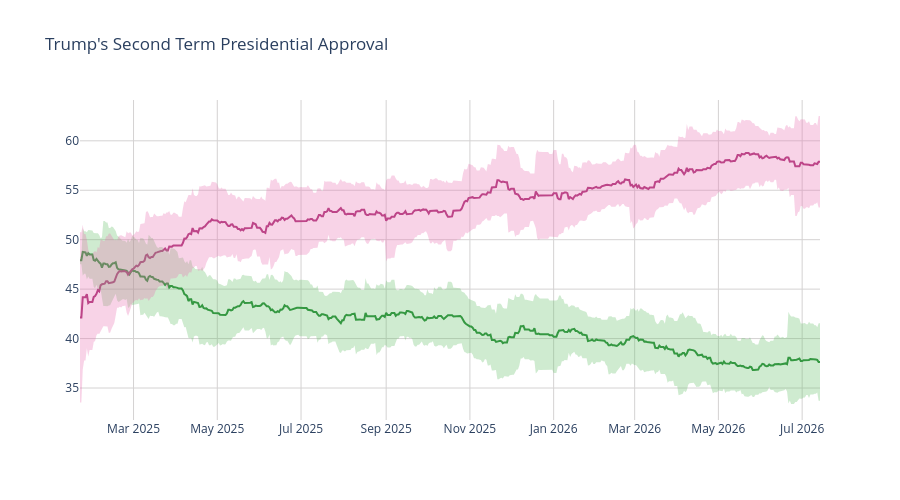

Notebook cell for this chart:
### Code cell
disappr_ci_hex = "#e86eaf"
appr_ci_hex = "#60be65"
disappr_ci_rgba = "rgba(232, 110, 175, 0.3)"
appr_ci_rgba = "rgba(96, 190, 101, 0.3)"
grid_col = "#d4d2d2"


# Approve
fig = go.Figure(go.Scatter(
    x=pres['end_date'],
    y=pres['approve'],
    hovertemplate="%{y:.2f}%",
    name="<b>Approve</b>",
    line=dict(color="#228833"),
    showlegend=False
))

# Disapprove
fig.add_trace(go.Scatter(
    x=pres['end_date'],
    y=pres['disapprove'],
    hovertemplate="%{y:.2f}%",
    name="<b>Disapprove</b>",
    line=dict(color="#aa3377"),
    showlegend=False
    )
)

# Approve CI
fig.add_traces([

    # Upper bound
    go.Scatter(
        x=pres['end_date'],
        y=pres['approve_upper_ci'],
        marker=dict(color=appr_ci_hex),
        line=dict(width=0),
        mode='lines',
        showlegend=False,
        hoverinfo="skip"
    ),

    # Lower bound
    go.Scatter(
        x=pres['end_date'],
        y=pres['approve_lower_ci'],
        marker=dict(color=appr_ci_hex),
        line=dict(width=0),
        mode='lines',
        fillcolor=appr_ci_rgba,
        fill="tonexty",
        showlegend=False,
        hoverinfo="skip"
    )
])

# Disapprove CI
fig.add_traces([

    # Upper bound
    go.Scatter(
        x=pres['end_date'],
        y=pres['disapprove_upper_ci'],
        marker=dict(color=disappr_ci_hex),
        line=dict(width=0),
        mode='lines',
        showlegend=False,
        hoverinfo="skip"
    ),

    # Lower bound
    go.Scatter(
        x=pres['end_date'],
        y=pres['disapprove_lower_ci'],
        marker=dict(color=disappr_ci_hex),
        line=dict(width=0),
        mode='lines',
        fillcolor=disappr_ci_rgba,
        fill="tonexty",
        showlegend=False,
        hoverinfo="skip"
    )
])

fig.update_layout(
    title=dict(text="Trump's Second Term Presidential Approval"),
    hovermode="x"
)

fig.update_xaxes(gridcolor=grid_col)
fig.update_yaxes(gridcolor=grid_col)

fig.update_layout(hovermode="x", hoverlabel_align="right", plot_bgcolor="rgba(0, 0, 0, 0)", height=500)
fig.show()

### Figure 1 — Plotly figure (JSON) as saved in the notebook; plotly's stock layout.template omitted (floating-point values rounded to 4 significant figures; data arrays with more than 128 entries replaced by an {"elided": "..."} marker saying what was removed)
{"data": [{"hovertemplate": "%{y:.2f}%", "line": {"color": "#228833"}, "name": "<b>Approve</b>", "showlegend": false, "type": "scatter", "x": {"elided": "540 str values"}, "y": {"elided": "540 float values"}}, {"hovertemplate": "%{y:.2f}%", "line": {"color": "#aa3377"}, "name": "<b>Disapprove</b>", "showlegend": false, "type": "scatter", "x": {"elided": "540 str values"}, "y": {"elided": "540 float values"}}, {"hoverinfo": "skip", "line": {"width": 0}, "marker": {"color": "#60be65"}, "mode": "lines", "showlegend": false, "type": "scatter", "x": {"elided": "540 str values"}, "y": {"elided": "540 float values"}}, {"fill": "tonexty", "fillcolor": "rgba(96, 190, 101, 0.3)", "hoverinfo": "skip", "line": {"width": 0}, "marker": {"color": "#60be65"}, "mode": "lines", "showlegend": false, "type": "scatter", "x": {"elided": "540 str values"}, "y": {"elided": "540 float values"}}, {"hoverinfo": "skip", "line": {"width": 0}, "marker": {"color": "#e86eaf"}, "mode": "lines", "showlegend": false, "type": "scatter", "x": {"elided": "540 str values"}, "y": {"elided": "540 float values"}}, {"fill": "tonexty", "fillcolor": "rgba(232, 110, 175, 0.3)", "hoverinfo": "skip", "line": {"width": 0}, "marker": {"color": "#e86eaf"}, "mode": "lines", "showlegend": false, "type": "scatter", "x": {"elided": "540 str values"}, "y": {"elided": "540 float values"}}], "layout": {"height": 500, "hoverlabel": {"align": "right"}, "hovermode": "x", "plot_bgcolor": "rgba(0, 0, 0, 0)", "title": {"text": "Trump's Second Term Presidential Approval"}, "xaxis": {"gridcolor": "#d4d2d2"}, "yaxis": {"gridcolor": "#d4d2d2"}}}
